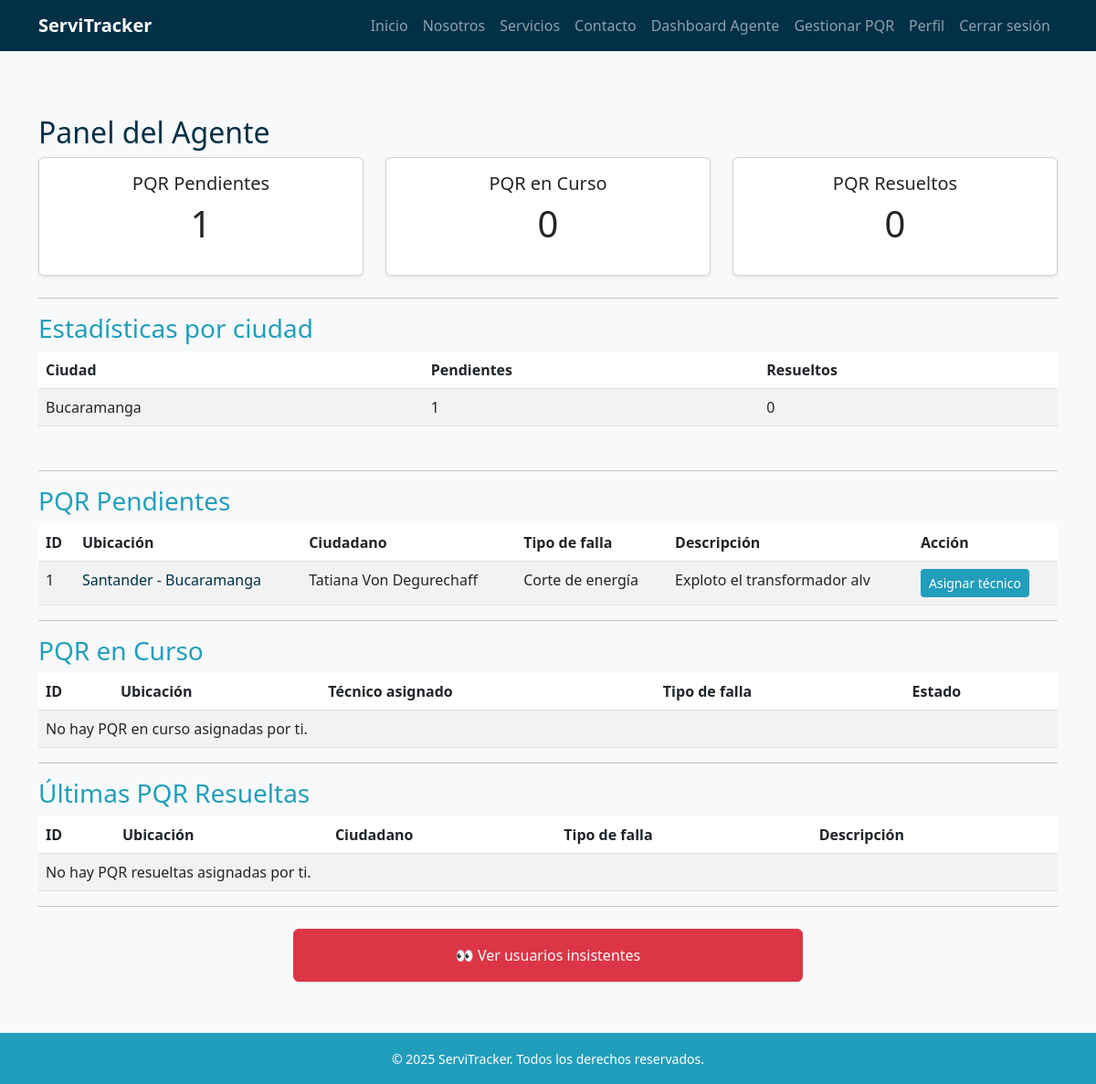
/reportes/agente/ (signed in), run on the app's committed database.
### propiedades/models.py (models this page shows, shortened)
class Propiedad(models.Model):
    usuario = models.ForeignKey(
        settings.AUTH_USER_MODEL,
        on_delete=models.CASCADE,
        related_name='propiedades'
    )
    departamento = models.CharField(max_length=100)
    ciudad = models.CharField(max_length=100)
    direccion = models.CharField(max_length=200)
    activa = models.BooleanField(default=True)

### pqr/models.py (models this page shows, shortened)
class PQR(models.Model):
    ciudadano = models.ForeignKey(
        settings.AUTH_USER_MODEL,
        on_delete=models.SET_NULL,
        null=True,
        blank=True,
        related_name="pqrs_ciudadano"
    )
    propiedad = models.ForeignKey(
        Propiedad,
        on_delete=models.SET_NULL,
        null=True,
        blank=True
    )
    direccion = models.CharField(max_length=255, blank=True, null=True)
    departamento = models.CharField(max_length=100, blank=True, null=True)
    ciudad = models.CharField(max_length=100, blank=True, null=True)
    telefono_contacto = models.CharField(max_length=20, unique=True, null=True, blank=True)
    tipo_falla = models.ForeignKey(TipoFalla, on_delete=models.PROTECT)
    descripcion = models.TextField()
    estado = models.ForeignKey(EstadoPQR, on_delete=models.PROTECT)
    tecnico_asignado = models.ForeignKey(
        settings.AUTH_USER_MODEL,
        on_delete=models.SET_NULL,
        null=True,
        blank=True,
        related_name="pqrs_tecnico"
    )
    agente_revisor = models.ForeignKey(
        settings.AUTH_USER_MODEL,
        on_delete=models.SET_NULL,
        null=True,
        blank=True,
        related_name="pqrs_agente"
    )
    fecha_creacion = models.DateTimeField(auto_now_add=True)
    fecha_actualizacion = models.DateTimeField(auto_now=True)

class TipoFalla(models.Model):
    nombre = models.CharField(max_length=100)
    def __str__(self):
        return self.nombre

### usuarios/models.py (models this page shows)
class Usuario(AbstractBaseUser, PermissionsMixin):
    ROLES = [
        ("administrador", "Administrador"),
        ("agente", "Agente"),
        ("tecnico", "Técnico"),
        ("ciudadano", "Ciudadano"),
    ]
    documento = models.CharField(max_length=20, unique=True)
    email = models.EmailField(blank=True, null=True)
    nombres = models.CharField(max_length=100, blank=True, null=True)
    apellidos = models.CharField(max_length=100, blank=True, null=True)
    rol = models.CharField(max_length=20, choices=ROLES, default="ciudadano")
    especialidad = models.ForeignKey(Especialidad, on_delete=models.SET_NULL, null=True, blank=True)
    is_active = models.BooleanField(default=True)
    is_staff = models.BooleanField(default=False)
    date_joined = models.DateTimeField(auto_now_add=True)
    objects = UsuarioManager()
    USERNAME_FIELD = "documento"
    REQUIRED_FIELDS = []  # puedes agregar 'email' si quieres que sea obligatorio
    def __str__(self):
        return self.get_public_name()
    def get_full_name(self):
        nombre = (self.nombres or "").strip()
        apellido = (self.apellidos or "").strip()
        full = f"{nombre} {apellido}".strip()
        return full or ""
    def get_public_name(self):
        return self.get_full_name() or "Usuario"

### reportes/views.py (the view)
# urls.py: path("agente/", views.dashboard_agente, name="dashboard_agente"),
@user_passes_test(lambda u: u.rol == "agente")
def dashboard_agente(request):
    pqr_pendientes = PQR.objects.filter(estado__nombre="Pendiente")
    pqr_en_curso = PQR.objects.filter(estado__nombre="En curso", agente_revisor=request.user)
    pqr_resueltas = PQR.objects.filter(estado__nombre="Resuelto", agente_revisor=request.user).order_by("-id")[:5]
    pendientes = pqr_pendientes.count()
    en_curso = pqr_en_curso.count()
    resueltos = pqr_resueltas.count()
    estadisticas_ciudad = {}
    for pqr in list(pqr_pendientes) + list(pqr_resueltas):
        if pqr.propiedad:
            ciudad_key = pqr.propiedad.ciudad
            if ciudad_key not in estadisticas_ciudad:
                estadisticas_ciudad[ciudad_key] = {"pendientes": 0, "resueltos": 0}
            if pqr.estado.nombre == "Pendiente":
                estadisticas_ciudad[ciudad_key]["pendientes"] += 1
            elif pqr.estado.nombre == "Resuelto":
                estadisticas_ciudad[ciudad_key]["resueltos"] += 1
    ciudad = request.GET.get("ciudad")
    if ciudad:
        pqr_pendientes = pqr_pendientes.filter(propiedad__ciudad__icontains=ciudad)
        pqr_en_curso = pqr_en_curso.filter(propiedad__ciudad__icontains=ciudad)
        pqr_resueltas = pqr_resueltas.filter(propiedad__ciudad__icontains=ciudad)
    contexto = {
        "usuario": request.user,
        "pendientes": pendientes,
        "en_curso": en_curso,
        "resueltos": resueltos,
        "estadisticas_ciudad": estadisticas_ciudad,
        "pqr_pendientes": pqr_pendientes,
        "pqr_en_curso": pqr_en_curso,
        "pqr_resueltas": pqr_resueltas,
        "ciudad": ciudad or "",
    }
    return render(request, 'reportes/dashboard_agente.html', contexto)

### templates/reportes/dashboard_agente.html (shortened to what this page needs)
{% extends 'base.html' %}
{% block content %}
<h2 class="text-blue-dark">Panel del Agente</h2>
<div class="row mb-4">
    <div class="col-md-4">
        <div class="card shadow-sm">
            <div class="card-body text-center">
                <h5 class="card-title">PQR Pendientes</h5>
                <p class="display-6">{{ pendientes }}</p>
            </div>
        </div>
    </div>
    <div class="col-md-4">
        <div class="card shadow-sm">
            <div class="card-body text-center">
                <h5 class="card-title">PQR en Curso</h5>
                <p class="display-6">{{ en_curso }}</p>
            </div>
        </div>
    </div>
    <div class="col-md-4">
        <div class="card shadow-sm">
            <div class="card-body text-center">
                <h5 class="card-title">PQR Resueltos</h5>
                <p class="display-6">{{ resueltos }}</p>
            </div>
        </div>
    </div>
</div>
<hr>
<h3 class="text-blue-mid">Estadísticas por ciudad</h3>
<table class="table table-striped mb-5">
    <thead>
        <tr>
            <th>Ciudad</th>
            <th>Pendientes</th>
            <th>Resueltos</th>
        </tr>
    </thead>
    <tbody>
        {% for ciudad, datos in estadisticas_ciudad.items %}
        <tr>
            <td>{{ ciudad }}</td>
            <td>{{ datos.pendientes }}</td>
            <td>{{ datos.resueltos }}</td>
        </tr>
        {% empty %}
        <tr><td colspan="3">No hay datos disponibles.</td></tr>
        {% endfor %}
    </tbody>
</table>
<hr>
<h3 class="text-blue-mid">PQR Pendientes</h3>
<table class="table table-striped">
    <thead>
        <tr>
            <th>ID</th>
            <th>Ubicación</th>
            <th>Ciudadano</th>
            <th>Tipo de falla</th>
            <th>Descripción</th>
            <th>Acción</th>
        </tr>
    </thead>
    <tbody>
        {% for pqr in pqr_pendientes %}
        <tr>
            <td>{{ pqr.id }}</td>
            <td>
                <a href="{% url 'detalle_pqr' pqr.pk %}" class="text-blue-dark text-decoration-none">
                    {{ pqr.propiedad.departamento }} - {{ pqr.propiedad.ciudad }}
                </a>
            </td>
            <td>{{ pqr.ciudadano }}</td>
            <td>{{ pqr.tipo_falla }}</td>
            <td>{{ pqr.descripcion }}</td>
            <td>
                <a href="{% url 'asignar_tecnico' pqr.pk %}" class="btn btn-sm btn-blue-mid">Asignar técnico</a>
            </td>
        </tr>
        {% empty %}
        <tr><td colspan="6">No hay PQR pendientes.</td></tr>
        {% endfor %}
    </tbody>
</table>
<hr>
<h3 class="text-blue-mid">PQR en Curso</h3>
<table class="table table-striped">
    <thead>
        <tr>
            <th>ID</th>
            <th>Ubicación</th>
            <th>Técnico asignado</th>
            <th>Tipo de falla</th>
            <th>Estado</th>
        </tr>
    </thead>
    <tbody>
        {% for pqr in pqr_en_curso %}
        <tr>
            <td><a href="{% url 'detalle_pqr' pqr.pk %}" class="text-blue-dark text-decoration-none">{{ pqr.id }}</a></td>
            <td>{{ pqr.propiedad.departamento }} - {{ pqr.propiedad.ciudad }}</td>
            <td>{{ pqr.tecnico_asignado }}</td>
            <td>{{ pqr.tipo_falla }}</td>
            <td>{{ pqr.estado.nombre }}</td>
        </tr>
        {% empty %}
        <tr><td colspan="5">No hay PQR en curso asignadas por ti.</td></tr>
        {% endfor %}
    </tbody>
</table>
<hr>
<h3 class="text-blue-mid">Últimas PQR Resueltas</h3>
<table class="table table-striped">
    <thead>
        <tr>
            <th>ID</th>
            <th>Ubicación</th>
            <th>Ciudadano</th>
            <th>Tipo de falla</th>
            <th>Descripción</th>
        </tr>
    </thead>
    <tbody>
        {% for pqr in pqr_resueltas %}
        <tr>
            <td><a href="{% url 'detalle_pqr' pqr.pk %}" class="text-blue-dark text-decoration-none">{{ pqr.id }}</a></td>
            <td>{{ pqr.propiedad.departamento }} - {{ pqr.propiedad.ciudad }}</td>
            <td>{{ pqr.ciudadano }}</td>
            <td>{{ pqr.tipo_falla }}</td>
            <td>{{ pqr.descripcion }}</td>
        </tr>
        {% empty %}
        <tr><td colspan="5">No hay PQR resueltas asignadas por ti.</td></tr>
        {% endfor %}
    </tbody>
</table>
<hr>
<div class="mt-4 text-center">
    <a href="{% url 'lista_insistentes' %}" class="btn btn-danger w-50 py-3">
        👀 Ver usuarios insistentes
    </a>
</div>
{% endblock %}

### static/css/style.css (style rules this page uses)
:root { --blue-light: #8ecae6; --blue-mid: #219ebc; --blue-deep: #126782; --blue-dark: #023047; --yellow: #ffb703; --orange-light: #fd9e02; --orange-dark: #fb8500; --green-light: #198754; --green-dark: #146c43; }
.text-blue-mid { color: var(--blue-mid); }
.text-blue-dark { color: var(--blue-dark); }
body { font-family: 'Segoe UI', sans-serif; background-color: #f8f9fa; padding-top: 70px; min-height: 100vh; display: flex; flex-direction: column; }
.btn-blue-mid { background-color: var(--blue-mid); color: white; }

### data on the page
Propiedad: estadisticas_ciudad "Bucaramanga"
PQR: id "1", propiedad.departamento "Santander", propiedad.ciudad "Bucaramanga", ciudadano "Tatiana Von Degurechaff", tipo_falla "Corte de energía", descripcion "Exploto el transformador alv"

### other printed values
{{ pendientes }} "1"
{{ en_curso }} "0"
{{ resueltos }} "0"
{{ datos.pendientes }} "1"
{{ datos.resueltos }} "0"
